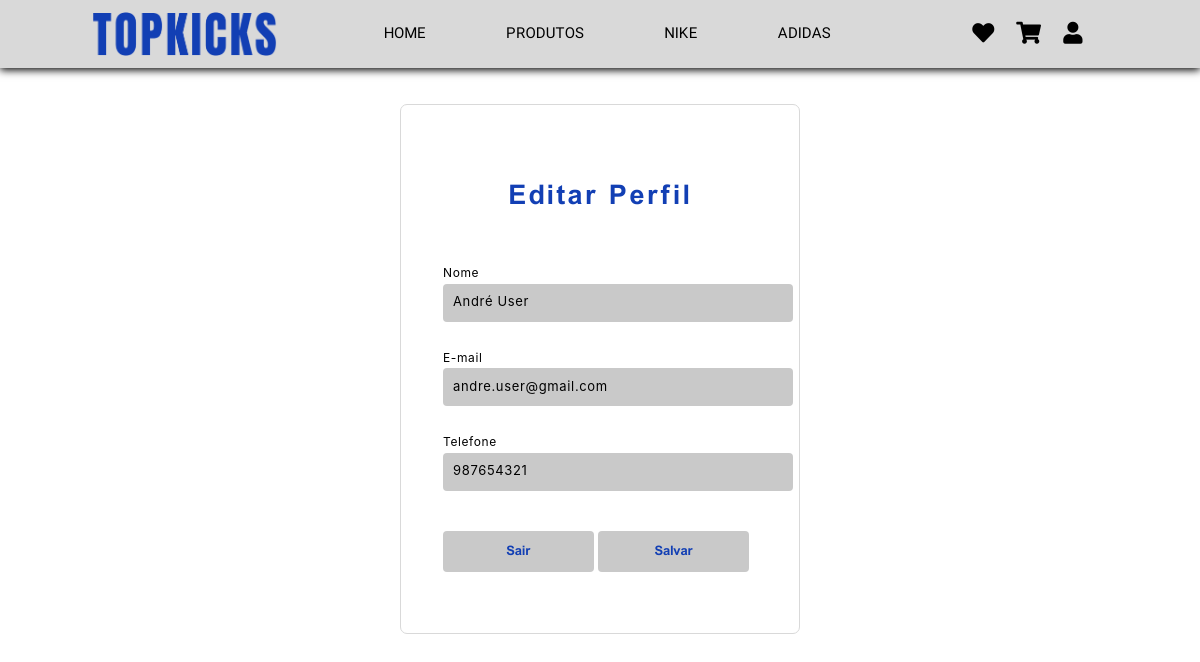
The app's page /account/editarPerfil.php (signed in) with its own data.
### tables this page shows
CREATE TABLE `clientes` (
  `codcliente` int(200) NOT NULL,
  `nome` varchar(100) NOT NULL,
  `email` varchar(100) NOT NULL,
  `telemovel` varchar(50) NOT NULL,
  `password` varchar(50) NOT NULL,
  `perfil` varchar(30) NOT NULL DEFAULT 'user'
);

### account/editarPerfil.php (the view, shortened to what this page needs)
<?php
    include("../config.php");
    $codcliente = $_SESSION['codcliente'];
    $consulta = "SELECT * FROM clientes WHERE codcliente = $codcliente";
    $resultado = mysqli_query($liga, $consulta);
    $registo = mysqli_fetch_assoc($resultado);
    $nome = $registo['nome'];
    $email = $registo['email'];
    $telefone = $registo['telemovel'];
?>
<!DOCTYPE html>
<html lang="en">
<head>
    <link rel="stylesheet" href="../css/main.css">
    <link rel="stylesheet" href="https://cdn.jsdelivr.net/npm/bootstrap@4.3.1/dist/css/bootstrap.min.css">
    <link rel="stylesheet" href="https://cdnjs.cloudflare.com/ajax/libs/font-awesome/5.15.3/css/all.min.css" />
</head>
<body>
    <nav class="navbar navbar-expand-lg">
        <a class="navbar-brand logo" href="../index.php">
            <img src="../images/logo.png" class="logo_img" alt="">
        </a>
        <div class="collapse navbar-collapse" id="navbarNav">
            <ul class="navbar-nav text-dark mx-auto">
            <li class="nav-item pt-3 pt-md-0">
                <a class="nav-link" href="../index.php">Home</a>
            </li>
            <li class="nav-item">
                <a class="nav-link" href="../products/produtos.php">PRODUTOS</a>
            </li>
            <li class="nav-item">
                <a class="nav-link" href="../products/nike.php">NIKE</a>
            </li>
            <li class="nav-item">
                <a class="nav-link" href="../products/adidas.php">ADIDAS</a>
            </li>
            </ul>
            <div class="icons pt-3 pt-md-0 ml-auto">
                <a href='../products/favoritos.php' class='fa fa-heart'></a>
                <a href="../products/carrinho.php"><i class="fa fa-shopping-cart"></i></a>
                <a href="editarPerfil.php"><i class="fa fa-user"></i></a>
            </div>
        </div>
    </nav>
    <form method="post" action="<?php echo $_SERVER["PHP_SELF"]; ?>">
        <div class="editBox col-md-4 mx-auto">
            <div class="form">
                <h2>Editar Perfil</h2>
                <div class="editInputBox mx-auto pt-md-3">
                    <input type="text" name="nome" autocomplete="off" value="<?php echo $nome; ?>">
                    <span>Nome</span>
                    <i></i>
                </div>
                <div class="editInputBox mx-auto">
                    <input type="email" name="email" id="email" autocomplete="off" value="<?php echo $email; ?>">
                    <span>E-mail</span>
                    <i></i>
                </div>
                <div class="editInputBox mx-auto">
                    <input type="text" name="telemovel" id="tlmnumero"  maxlength='9' autocomplete="off" value="<?php echo $telefone; ?>">
                    <span>Telefone</span>
                    <i></i>
                </div>
                <div>
                    <input class="mx-auto editButton" type="submit" name="sair" value="Sair">
                    <input class="mx-auto editButton" type="submit" value="Salvar">
                </div>
            </div>
        </div>
    </form>
    <?php
        include("../config.php");
    ?>
</body>
</html>

### css/main.css (style rules this page uses)
* { text-decoration: none; transition: 0.1s; }
html { scroll-behavior: smooth; }
body { scrollbar-color: transparent transparent; }
.navbar { font-family:iran_sans_light; text-transform: uppercase; position: fixed; top: 0; left: 0; right: 0; z-index: 1000; background: #d9d9d9; padding: 1rem 5% !important; display: flex; align-items: center; justify-content: space-between; box-shadow: 0 2px 8px black; height: 68px; }
.logo_img { width: 185px; }
@media (min-width: 992px) { .logo_img { margin-left: 2rem; } }
@media (min-width: 992px) { nav .nav-item a { margin: 0 2rem; } }
nav .nav-item a { font-size: 15px; color: #000; }
nav .icons a { font-size: 22px; color: #000; margin-right: 1rem !important; }
.icons { margin-right: 2.6rem; }
.form { position: absolute; inset: 2px; border-radius: 8px; z-index: 10; padding: 50px 40px; display: flex; flex-direction: column; margin-top: 6%; }
.form h2 { color: #123fb4; font-family: iran_sans_bold; font-size: 27px; text-align: center; letter-spacing: 0.1em; }
input[type="submit"] { border: none; outline: none; background: #c9c9c9; color: #123fb4; padding: 11px 25px; width: 350px; margin-top: 40px; border-radius: 4px; font-family: iran_sans_bold; cursor: pointer; font-size: 13px; }
.editBox { position: relative; margin-top: 3%; height: 530px; border-radius: 7px; border: 1px solid #d9d9d9; }
.editInputBox { position: relative; width: 350px; margin-top: 35px; }
.editInputBox input { position: relative; width: 100%; padding: 20px 10px 10px; background: transparent; border: none; outline: none; color: black; font-size: 13px; letter-spacing: 0.05em; z-index: 10; }
.editInputBox span { position: absolute; left: 0; padding: 20px 0px 10px; pointer-events: none; letter-spacing: 0.05em; color: black; transform: translateX(0px) translateY(-28px); font-size: 12px; }
.editInputBox i { position: absolute; left: 0; bottom: 0; width: 100%; height: 38px; background: #c9c9c9; border-radius: 4px; transition: 0.5s; pointer-events: none; z-index: 9; }
.editButton[type="submit"] { border: none; outline: none; background: #c9c9c9; color: #123fb4; padding: 11px 25px; width: 48%; margin-top: 40px; border-radius: 4px; font-family: iran_sans_bold; cursor: pointer; font-size: 13px; }
li { list-style: none; }

### records on screen
clientes: nome "André User", email "andre.user@gmail.com", telemovel "987654321"
